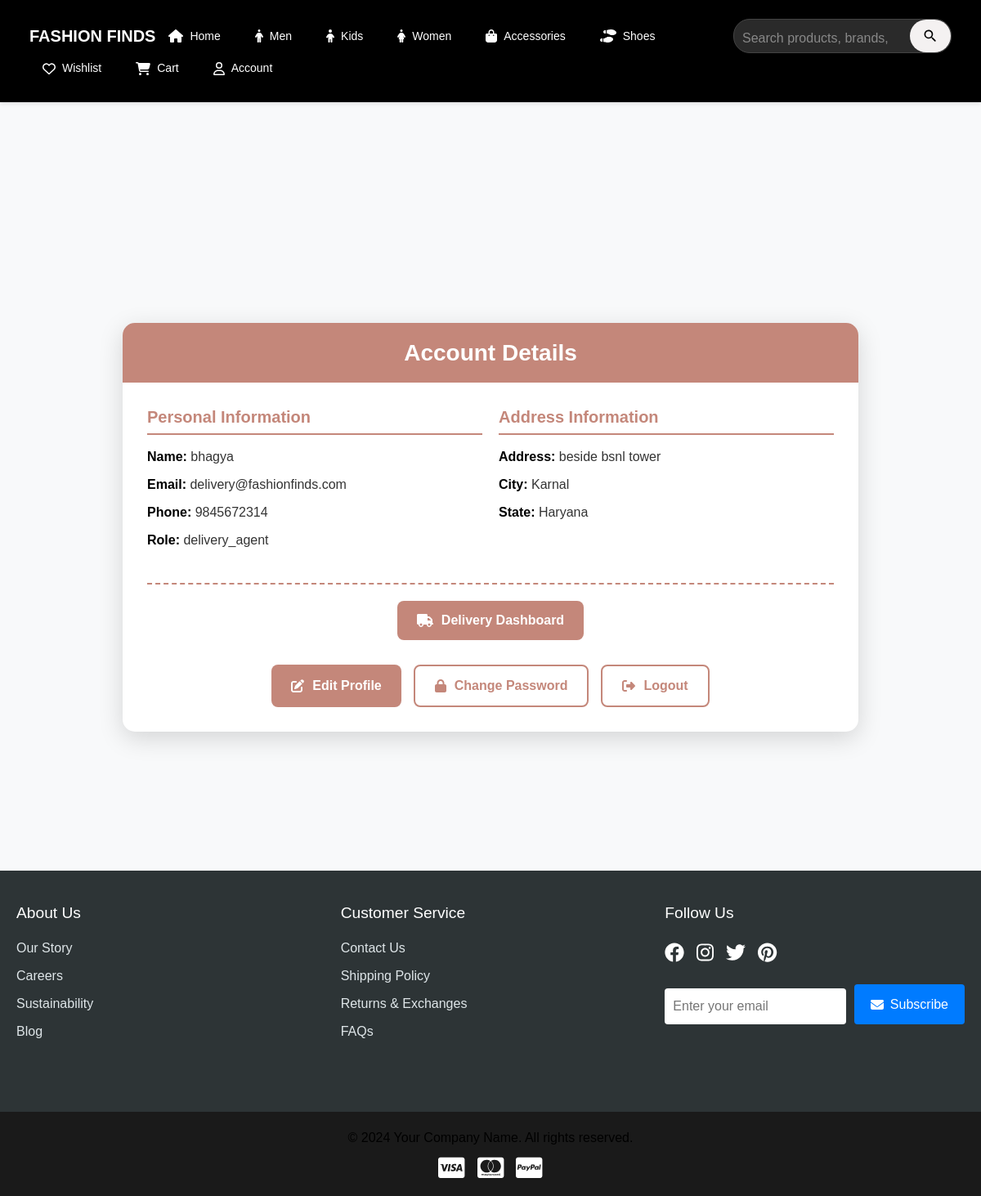
The app's page /auth/account (signed in) with its own data.
### app/models.py (models this page shows, shortened)
class User(db.Model, UserMixin):
    __tablename__ = 'users'
    id = db.Column(db.Integer, primary_key=True)
    name = db.Column(db.String(100), nullable=False)
    phone = db.Column(db.String(15), nullable=False)
    email = db.Column(db.String(100), unique=True, nullable=False)
    password = db.Column(db.String(255), nullable=False)
    address = db.Column(db.Text, nullable=False)
    state = db.Column(db.String(50), nullable=False)
    city = db.Column(db.String(50), nullable=False)
    pincode = db.Column(db.String(10), nullable=False)
    reset_token = db.Column(db.String(255), nullable=True)
    reset_token_expiry = db.Column(db.DateTime, nullable=True)
    approved = db.Column(db.Boolean, default=False)
    role = db.Column(db.String(10), nullable=False)

### app/auth.py (the view)
@auth_bp.route("/account")
@login_required
def account():
    return render_template("account.html", user=current_user)

### app/templates/account.html (shortened to what this page needs)
{% extends 'base.html' %}
{% block content %}
<div class="account-container">
    <div class="account-card">
        <div class="account-header">
            <h3>Account Details</h3>
        </div>
        <div class="account-body">
            <div class="account-row">
                <div class="account-column">
                    <h5 class="account-subtitle">Personal Information</h5>
                    <div class="account-details">
                        <p><strong>Name:</strong> {{ current_user.name }}</p>
                        <p><strong>Email:</strong> {{ current_user.email }}</p>
                        <p><strong>Phone:</strong> {{ current_user.phone }}</p>
                        <p><strong>Role:</strong> {{ current_user.role }}</p>
                    </div>
                </div>
                <div class="account-column">
                    <h5 class="account-subtitle">Address Information</h5>
                    <div class="account-details">
                        <p><strong>Address:</strong> {{ current_user.address }}</p>
                        <p><strong>City:</strong> {{ current_user.city }}</p>
                        <p><strong>State:</strong> {{ current_user.state }}</p>
                    </div>
                </div>
            </div>
            {% if current_user.role == 'delivery_agent' and current_user.approved == 1%}
            <div class="account-actions delivery-actions">
                <a href="{{ url_for('delivery.dashboard') }}" class="account-button account-button-delivery">
                    <i class="fas fa-truck"></i> Delivery Dashboard
                </a>
            </div>
            {% endif %}
            <div class="account-actions">
                <a href="{{ url_for('auth.update_profile') }}" class="account-button account-button-primary">
                    <i class="fas fa-edit"></i> Edit Profile
                </a>
                <a href="{{ url_for('auth.update_password') }}" class="account-button account-button-outline">
                    <i class="fas fa-lock"></i> Change Password
                </a>
                <a href="{{ url_for('auth.logout') }}" class="account-button account-button-danger">
                    <i class="fas fa-sign-out-alt"></i> Logout
                </a>
            </div>
        </div>
    </div>
</div>
{% endblock %}

### app/static/css/style.css (style rules this page uses)
* { margin: 0; padding: 0; box-sizing: border-box; font-family: Arial, sans-serif; }
body { font-family: Arial, sans-serif; margin: 0; padding: 0; }
p { font-size: 16px; color: black; margin: 0; }
a { text-decoration: none; }
html, body { height: 100%; margin: 0; overflow-x: hidden; }
a { color: black; text-decoration: none; }

### app/templates/account.html (style rules this page uses)
body { background-color: #f8f9fa; font-family: 'Arial', sans-serif; }
.account-container { display: flex; justify-content: center; align-items: center; min-height: 100vh; padding: 20px; }
.account-card { background-color: white; border-radius: 15px; box-shadow: 0 8px 30px rgba(0, 0, 0, 0.15); width: 100%; max-width: 900px; overflow: hidden; transition: transform 0.3s ease, box-shadow 0.3s ease; }
.account-header { background-color: #c4877a; color: white; padding: 20px; text-align: center; }
.account-header h3 { margin: 0; font-size: 1.75rem; font-weight: 700; }
.account-body { padding: 30px; }
.account-row { display: flex; flex-wrap: wrap; gap: 20px; }
.account-column { flex: 1; min-width: 250px; }
.account-subtitle { color: #c4877a; font-size: 1.25rem; font-weight: 600; margin-bottom: 15px; border-bottom: 2px solid #c4877a; padding-bottom: 8px; }
.account-details p { font-size: 1rem; color: #333; margin: 10px 0; }
.account-details strong { color: #000; }
.account-actions { display: flex; justify-content: center; gap: 15px; margin-top: 30px; flex-wrap: wrap; }
.admin-actions, .delivery-actions { margin-bottom: 20px; border-top: 2px dashed #c4877a; padding-top: 20px; }
.account-button { display: inline-flex; align-items: center; padding: 12px 24px; font-size: 1rem; font-weight: 600; border-radius: 8px; text-decoration: none; transition: all 0.3s ease; gap: 10px; }
.account-button-primary { background-color: #c4877a; color: white; border: none; }
.account-button-outline { background-color: transparent; border: 2px solid #c4877a; color: #c4877a; }
.account-button-danger { background-color: transparent; border: 2px solid #c4877a; color: #c4877a; }
.account-button-delivery { background-color: #c4877a; color: white; border: none; }

### records on screen
User: name "bhagya", email "delivery@fashionfinds.com", phone "9845672314", role "delivery_agent", address "beside bsnl tower", city "Karnal", state "Haryana"
